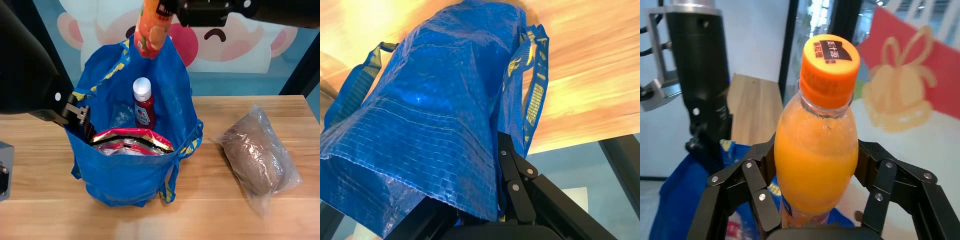
#> input picture frame 10 of hyx/multiview2/1.mp4, 1920 x 480 px (shown at 1/2 size)
$ python combine_multiview_videos.py
#> lines starting #> are read from the running program, lines starting #| are printed output that depends on the picture; pictures that were not available may be replaced by others from this repository, and a replacement may not be noted
from pathlib import Path

import cv2


def resize_to_width(frame, width):
    height, current_width = frame.shape[:2]
    if current_width == width:
        return frame
    scale = width / current_width
    return cv2.resize(frame, (width, round(height * scale)), interpolation=cv2.INTER_AREA)


def combine_pair(index):
#> called with index = 1
    folder = Path("hyx") / f"multiview{index}"
    color_path = folder / "1.mp4"
    depth_path = folder / "1-depth.mp4"
    output_path = folder / "combined.mp4"

    color = cv2.VideoCapture(str(color_path))
    depth = cv2.VideoCapture(str(depth_path))
    if not color.isOpened():
        raise RuntimeError(f"Could not open {color_path}")
    if not depth.isOpened():
        raise RuntimeError(f"Could not open {depth_path}")

    fps = color.get(cv2.CAP_PROP_FPS) or depth.get(cv2.CAP_PROP_FPS) or 30
    color_frames = int(color.get(cv2.CAP_PROP_FRAME_COUNT))
    depth_frames = int(depth.get(cv2.CAP_PROP_FRAME_COUNT))
    frame_count = min(color_frames, depth_frames)

    ok_color, color_frame = color.read()
#> color_frame is the input picture: shape (480, 1920, 3); mean B, G, R 105.5, 106.5, 104.5
    ok_depth, depth_frame = depth.read()
    if not ok_color or not ok_depth:
        raise RuntimeError(f"Could not read first frame for multiview{index}")

    target_width = max(color_frame.shape[1], depth_frame.shape[1])
#> target_width = 1920
    color_frame = resize_to_width(color_frame, target_width)
    depth_frame = resize_to_width(depth_frame, target_width)
    output_height = color_frame.shape[0] + depth_frame.shape[0]
#> output_height = 960

    fourcc = cv2.VideoWriter_fourcc(*"mp4v")
    writer = cv2.VideoWriter(str(output_path), fourcc, fps, (target_width, output_height))
    if not writer.isOpened():
        raise RuntimeError(f"Could not create {output_path}")

    written = 0
    while ok_color and ok_depth and written < frame_count:
        color_frame = resize_to_width(color_frame, target_width)
        depth_frame = resize_to_width(depth_frame, target_width)
        if color_frame.shape[1] != depth_frame.shape[1]:
            raise RuntimeError(f"Width mismatch while writing multiview{index}")
        stacked = cv2.vconcat([color_frame, depth_frame])
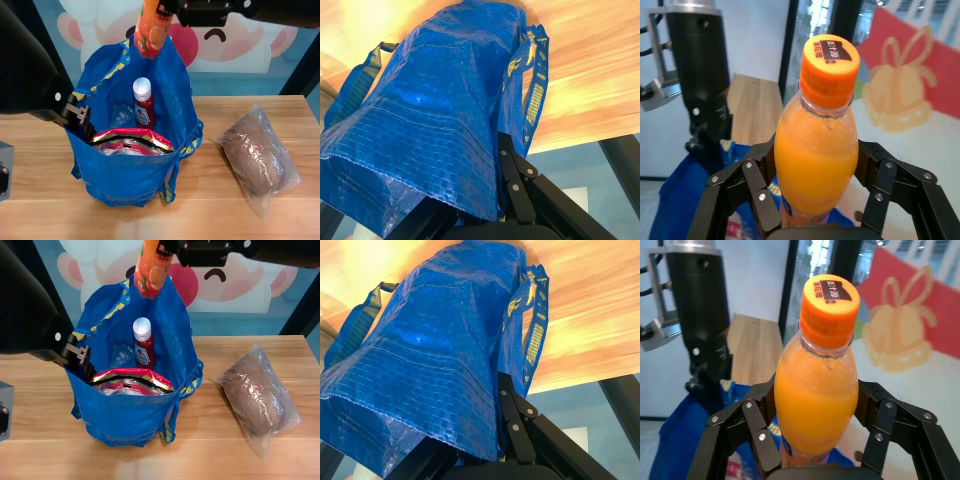
#> stacked: shape (960, 1920, 3) (shown at 1/2 size); mean B, G, R 105.5, 106.5, 104.5
        writer.write(stacked)
        written += 1
        ok_color, color_frame = color.read()
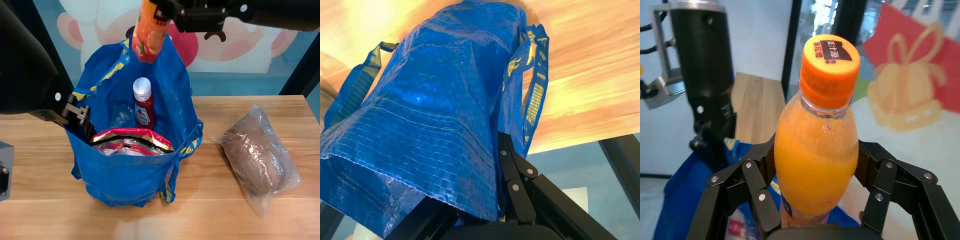
#> input picture frame 11 of hyx/multiview2/1.mp4, 1920 x 480 px (shown at 1/2 size)
#> color_frame is the input picture: shape (480, 1920, 3); mean B, G, R 104.5, 105.7, 103.2
        ok_depth, depth_frame = depth.read()

    color.release()
    depth.release()
    writer.release()

    print(
        f"{output_path}: {written} frames, {fps:.3f} fps, "
        f"{target_width}x{output_height}"
    )


def main():
    for index in range(1, 4):
        combine_pair(index)


if __name__ == "__main__":
    main()

$ run again, starting later in the video
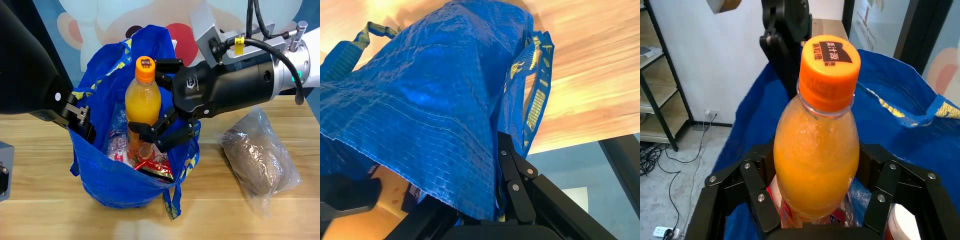
#> input picture frame 45 of hyx/multiview2/1.mp4, 1920 x 480 px (shown at 1/2 size)
#> in combine_pair, color_frame is the input picture: shape (480, 1920, 3); mean B, G, R 106.1, 102.9, 95.4
#> in combine_pair, `stacked = cv2.vconcat([color_frame, depth_frame])`:
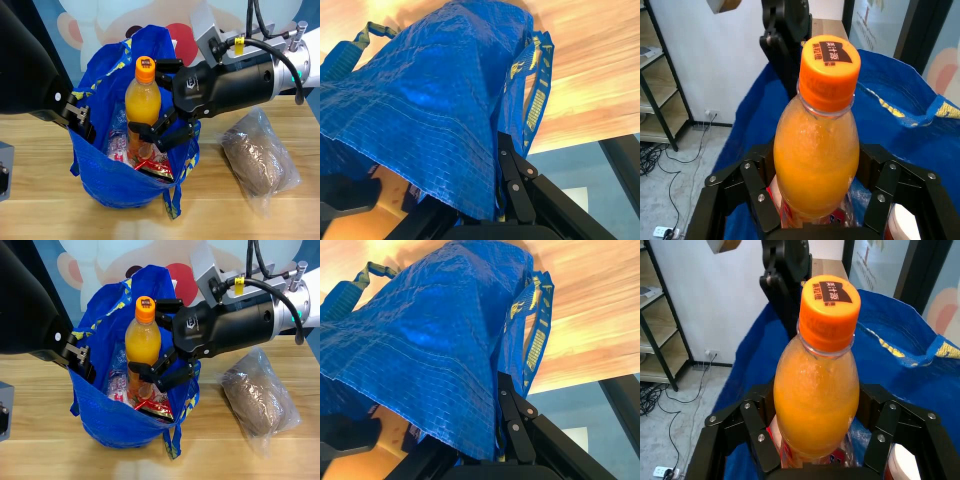
#> stacked: shape (960, 1920, 3) (shown at 1/2 size); mean B, G, R 106.1, 102.9, 95.4
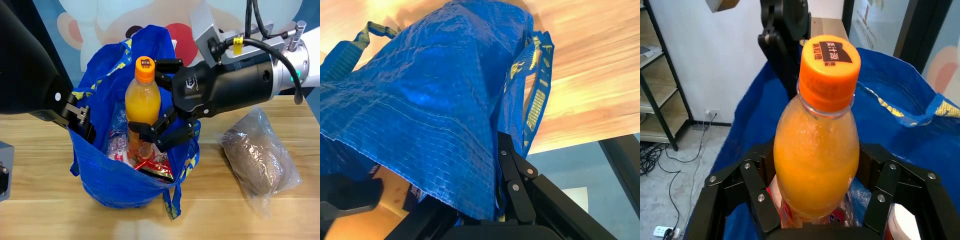
#> input picture frame 46 of hyx/multiview2/1.mp4, 1920 x 480 px (shown at 1/2 size)
#> in combine_pair, color_frame is the input picture: shape (480, 1920, 3); mean B, G, R 106.3, 102.9, 95.5

$ run again, starting later in the video
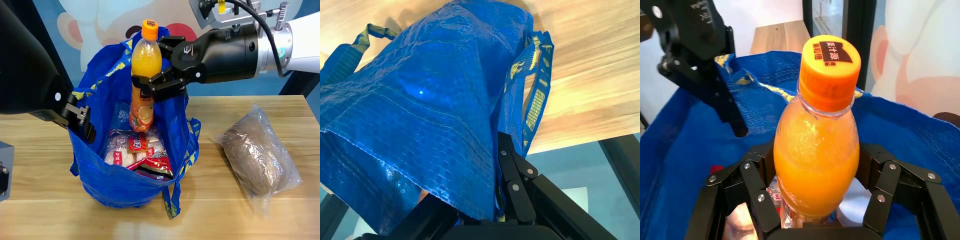
#> input picture frame 80 of hyx/multiview2/1.mp4, 1920 x 480 px (shown at 1/2 size)
#> in combine_pair, color_frame is the input picture: shape (480, 1920, 3); mean B, G, R 112.5, 107.2, 95.4
#> in combine_pair, `stacked = cv2.vconcat([color_frame, depth_frame])`:
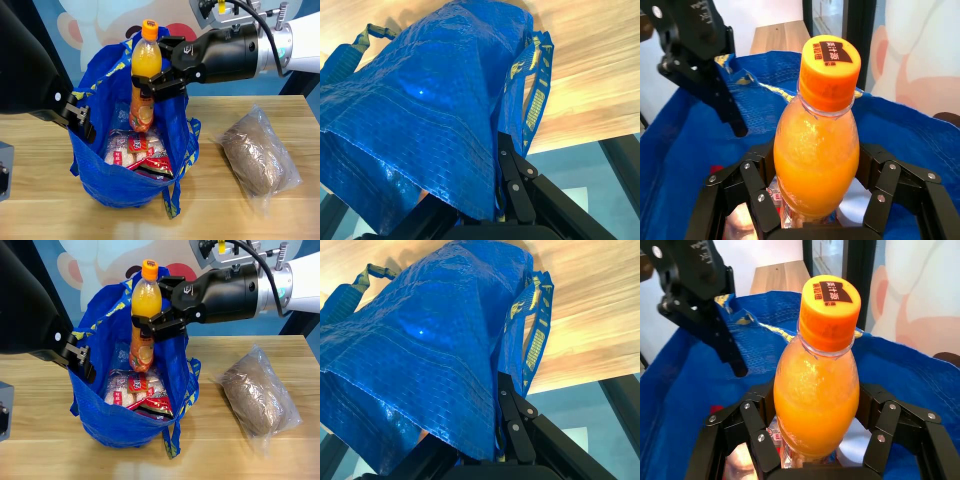
#> stacked: shape (960, 1920, 3) (shown at 1/2 size); mean B, G, R 112.5, 107.2, 95.4
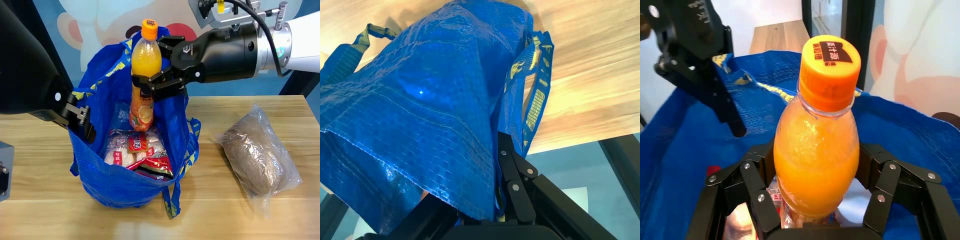
#> input picture frame 81 of hyx/multiview2/1.mp4, 1920 x 480 px (shown at 1/2 size)
#> in combine_pair, color_frame is the input picture: shape (480, 1920, 3); mean B, G, R 112.6, 107.3, 94.9
